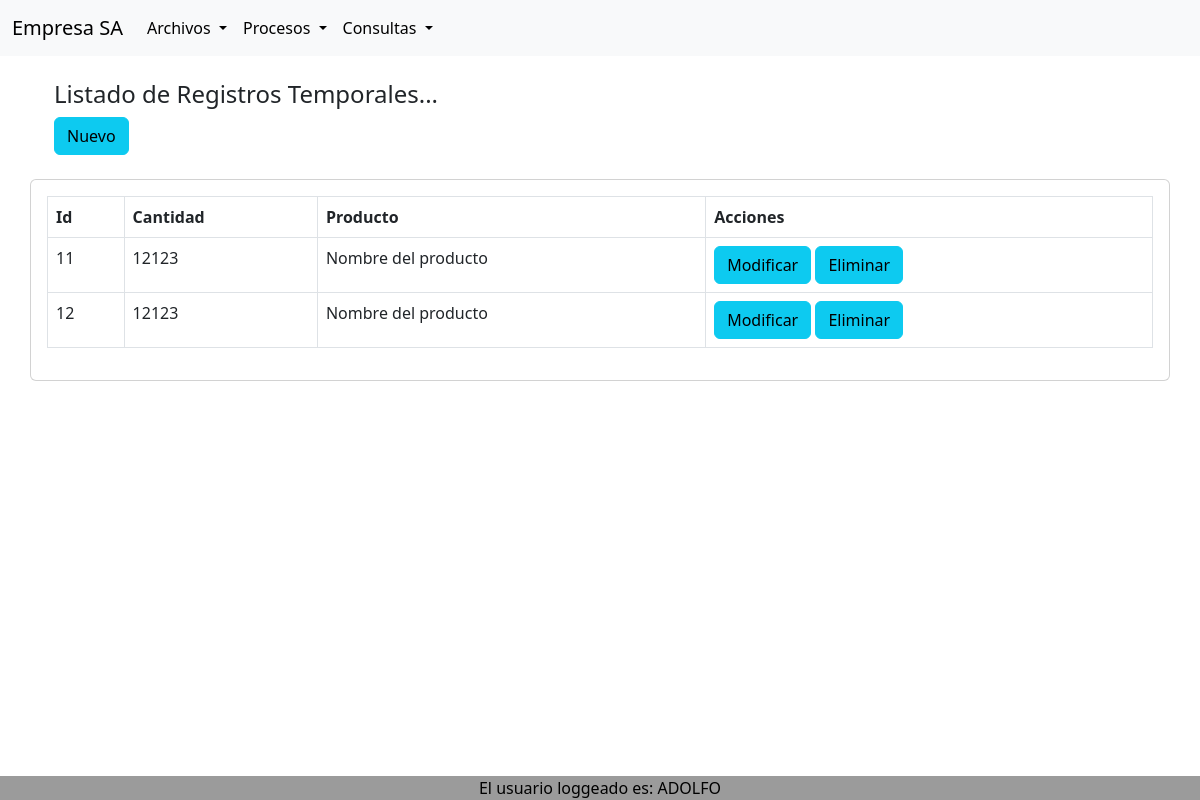
/temp_lista.php (signed in), run on the app's committed database.
### tables this page shows
CREATE TABLE `temp` (
  `numero` int(11) NOT NULL,
  `id_producto` int(11) DEFAULT NULL,
  `cantidad` int(11) DEFAULT NULL
);

### clases/temp.php (called while the page is built, shortened)
<?php
class Temp {
    private $conn;
    public function conectar_db($cn){
        $this->conn = $cn;
    }
    public function listatemp(){
        $sql = "SELECT * FROM temp";
        $res = mysqli_query($this->conn, $sql);
        return $res;
    }
}
?>

### temp_lista.php (the view, shortened to what this page needs)
<?php
include_once('header.php');
include_once('clases/temp.php');
$conexion = connect_db();
$temp = new Temp();
$temp->conectar_db($conexion);
$datos_temp = $temp->listatemp();
if ($datos_temp){
    ?>
    <div class="container p-12">
        <div class="row">
        <div class="container p-4">
        <h4>Listado de Registros Temporales...</h4>
        <a href="temp_agregaForm.php" class="btn btn-info add-new">Nuevo</a>
        </div>
        <div class="card card-body">
            <table class="table table-bordered">
            <thead>
                <tr>
                    <th>Id</th>
                    <th>Cantidad</th>
                    <th>Producto</th>
                    <th>Acciones</th>
                </tr>
            </thead>
            <tbody>
    <?php
    while ($row=mysqli_fetch_array($datos_temp)){
        $id = $row['numero'];
        $cantidad = $row['cantidad'];
        $nombre_producto = "Nombre del producto";
    ?>
            <tr>
                <td><?php echo $id; ?></td>
                <td><?php echo $cantidad; ?></td>
                <td><?php echo $nombre_producto; ?></td>
                <td>
                    <a href="temp_modificaForm.php?codigo=<?php echo $id; ?>" class="btn btn-info add-new">Modificar</a>
                    <a href="temp_elimina.php?codigo=<?php echo $id; ?>" class="btn btn-info add-new">Eliminar</a>
                </td>
            </tr>
         <?php
    }
    ?>
    </tbody>
   </table>
            </div>
        </div>
    </div>
<?php
}
include('footer.php');
?>

### data on the page
temp: numero "11", cantidad "12123", nombre_producto "Nombre del producto"
temp: numero "12", cantidad "12123", nombre_producto "Nombre del producto"

### other printed values
$_SESSION["nombre"] "ADOLFO"
